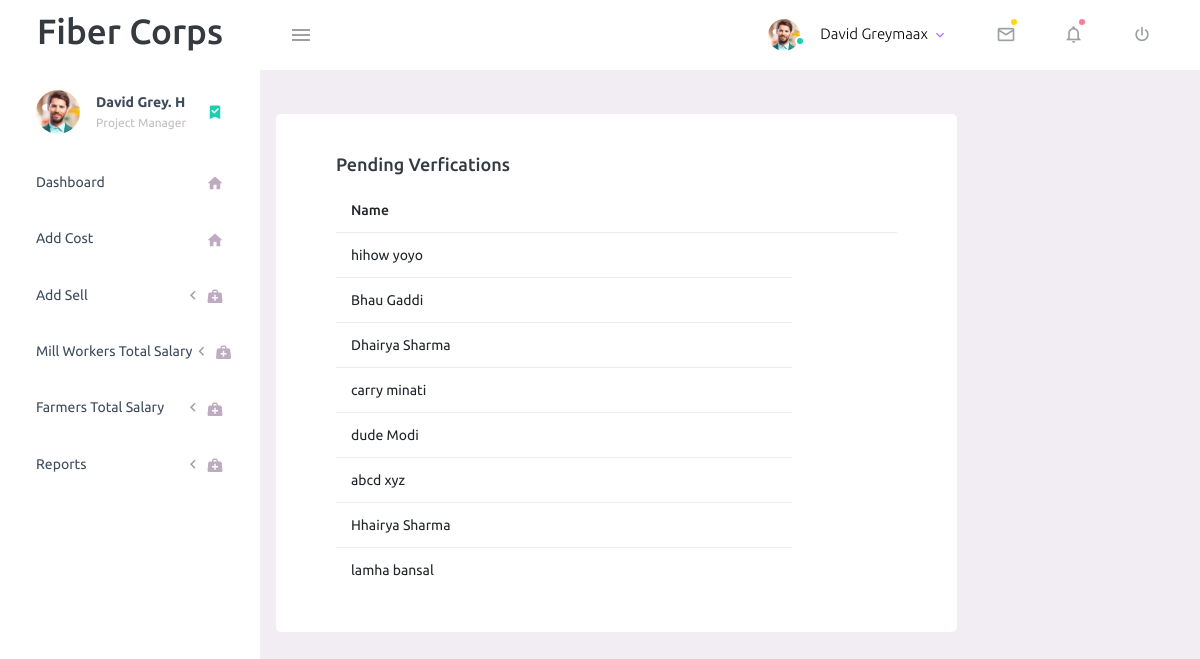
Page /verify.php on the committed database.
### tables this page shows
CREATE TABLE `user` (
  `farm_id` int(11) NOT NULL,
  `first_name` varchar(50) NOT NULL,
  `last_name` varchar(50) NOT NULL,
  `email` varchar(100) NOT NULL,
  `mobile_number` varchar(10) NOT NULL,
  `username` varchar(60) NOT NULL,
  `password` varchar(100) NOT NULL,
  `role` varchar(20) NOT NULL,
  `verify` varchar(50) NOT NULL
);

### verify.php (the view, shortened to what this page needs)
<!DOCTYPE html>
<html lang="en">
  <head>
    <link rel="stylesheet" href="assets/vendors/mdi/css/materialdesignicons.min.css">
    <link rel="stylesheet" href="assets/vendors/css/vendor.bundle.base.css">
    <link rel="stylesheet" href="assets/css/style.css">
  </head>
  <body>
    <div class="container-scroller">
    <?php include('nav.php'); ?>
    <div class="main-panel">
	<div class="content-wrapper">
				<div class="row" id="proBanner">
                     <div class="card col-lg-9" >
                        <div class="card-body">
                           <h4 class="card-title">Pending verfications</h4>
                           <table class="table table-hover">
                              <thead>
                                 <tr>
                                    <th>Name</th>
                                    <th></th>
                                 </tr>
                              </thead>
                              <?php
                                 $conn = mysqli_connect("localhost", "root", "", "fiber_cops");
                                 $sql = "SELECT * FROM user";
                                 $result = $conn->query($sql);
                                 if ($result->num_rows > 0)
                                 {
                                 while ($row = $result->fetch_assoc())
                                 {
								 echo "<tr>
								 <td>" . $row["first_name"] . "  ". $row["last_name"] ."</td>
								 </tr>";
                                 }
                                 echo "</table>";
                                 }
                                 else
                                 {
                                 echo "0 results";
                                 }
                                 ?>
                        </div>
                     </div>
                  </div>
				  </div>
                  </div>
        </div>
      </div>
  </body>
</html>

### rows in the picture
user: first_name "hihow", last_name "yoyo"
user: first_name "Bhau", last_name "Gaddi"
user: first_name "Dhairya", last_name "Sharma"
user: first_name "carry", last_name "minati"
user: first_name "dude", last_name "Modi"
user: first_name "abcd", last_name "xyz"
user: first_name "Hhairya", last_name "Sharma"
user: first_name "lamha", last_name "bansal"
